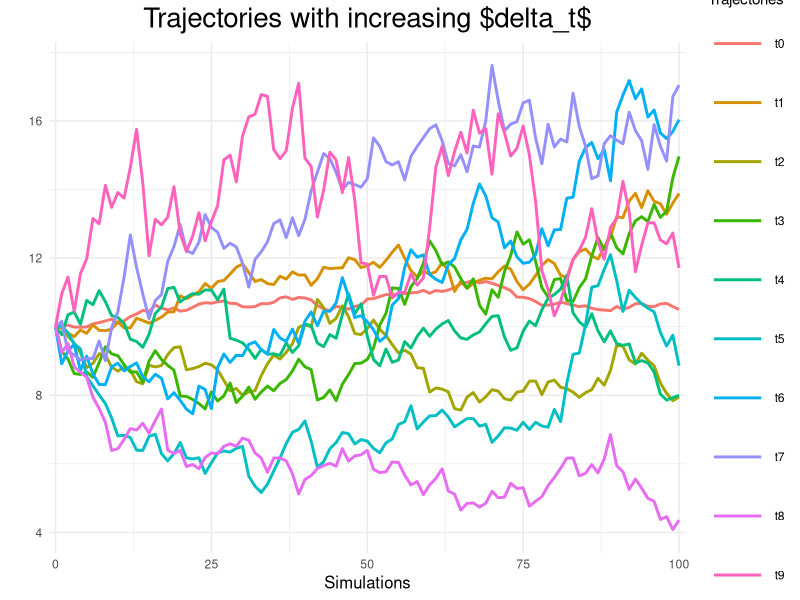

Generate this figure with R:
library(ggplot2)
library(tidyr)
library(dplyr)

#Simulering af S
Euler<-function(delta_t,k,t0=0,y0=10,W_0=0,mu=0.07,sigma=0.2){
  y <- rep(NA,k+1)
  y[1]<-y0
  dummy_t = t0
  for (i in 1:k){
   ny_t = delta_t + dummy_t
   delta_W = rnorm(1)*sqrt(delta_t)
   y[i+1]<-y[i]+mu*y[i]*delta_t+sigma*y[i]*delta_W
  }
  return(y)
}

#Function til at lave dataframe til at plotte trajectories
plt<-function(number=10,k= 100,t0=0,y0=10,delta_t,W_0=0,mu=0.07,sigma=0.2){
  #Udregning
  delta_t0 = 1/1000
  H <- matrix(data = NA, nrow = k+1, ncol = number)
  for (i in 1:10){
    H[,i]<-Euler(delta_t = delta_t0, k=k)
    delta_t0<-  delta_t0 + 0.01
  }
  H1 <- as.data.frame(cbind(H,seq(0,100))) #Dataframe, så det kan bruges i ggplot
  return(H1)
}


graph<-function(dataframe){
  df1 <- dataframe
  colnames(df1)<-c('t0', 't1', 't2', 't3', 't4', 't5', 't6', 't7', 't8', 't9', 'x')
  df <- df1 %>%
    select(t0, t1, t2, t3, t4, t5, t6, t7, t8, t9, x) %>%
    gather(key = "variable", value = "value", -x) #Laver det til en enkel column, som ggplot bruger
  #Plot
  ggplot(df, aes(x = x, y = value)) + 
    geom_line(aes(color = variable), size = 1) +
    theme_minimal() +
    xlab('Simulations') +
    ylab('') +
    ggtitle('Trajectories with increasing $delta_t$') +
    theme(plot.title = element_text(hjust = 0.5, size=20))+ 
    theme(legend.key.size = unit(1.5, 'cm')) +
    theme(axis.title = element_text(size=12)) +
    scale_colour_discrete("Trajectories") + #Ændre navn på legend
    scale_x_continuous(expand = c(0.01, 0)) #Så plot starter og slutter ved fct (næsten)
}

graph(plt())


#SIMULERING AF MEAN
E_S_t <- function(n,t0,y0,delta_t,W_0=0,k,mu,sigma){
  z <- rep(NA,n) #Holder Euler-værdierne
  for (i in 1:n){
    z[i]<-Euler(t0,y0,delta_t,W_0=0,k,mu,sigma)[k+1]
  }
  a<- mean(z)
  return(a)
}

monte<-E_S_t(10000,0,10,1/1000,0,1000,0.07,0.2)
#T=10001
mu_log <- (0.07-0.5*0.2^2)*(1001/1000)+log(10) 
exp(mu_log+(0.2^2)/2) #Den teoretiske værdi
error<- monte-exp(mu_log+(1001/1000)*(0.2^2)/2) #Error


